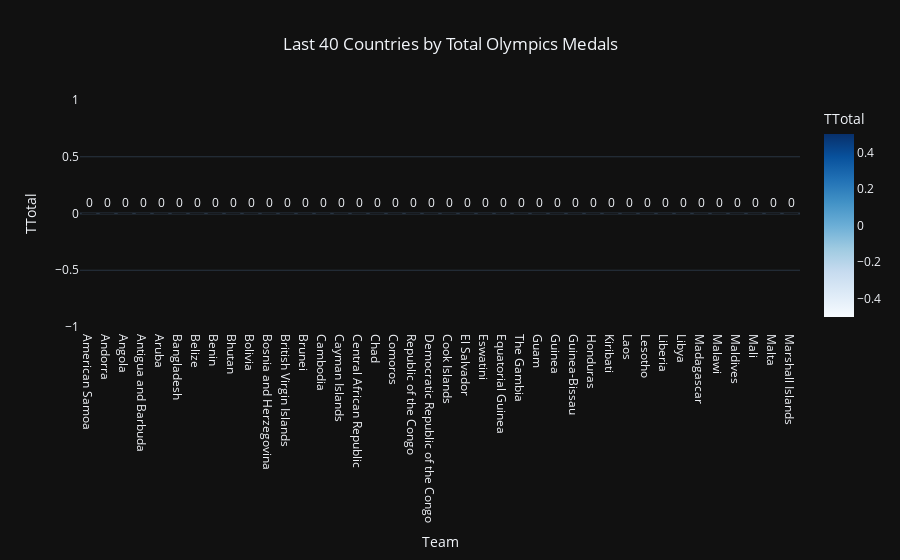

Notebook cell for this chart:
### Markdown cell above
Bar graph of the bottom 40 countries by total medals (Summer + Winter).

### Code cell
last_40_countries = df.nsmallest(40, 'TTotal')
fig_ltotal = px.bar(
    last_40_countries,
    x='Team',
    y='TTotal',
    title='Last 40 Countries by Total Olympics Medals',
    labels={'TTotal': 'TTotal', 'Team': 'Team'},
    color='TTotal',
    color_continuous_scale='Blues', #color paletter
    text='TTotal', #display value on the trace,
)


fig_ltotal.update_traces(texttemplate='%{text:,.0f}', textposition='outside') #template of text and location
fig_ltotal.update_layout(title_x=0.5, template='plotly_dark')
fig_ltotal.show()

### Figure 1 — Plotly figure (JSON) as saved in the notebook; plotly's stock layout.template omitted (floating-point values rounded to 4 significant figures)
{"data": [{"hovertemplate": "Team=%{x}<br>TTotal=%{marker.color}<extra></extra>", "legendgroup": "", "marker": {"color": [0, 0, 0, 0, 0, 0, 0, 0, 0, 0, 0, 0, 0, 0, 0, 0, 0, 0, 0, 0, 0, 0, 0, 0, 0, 0, 0, 0, 0, 0, 0, 0, 0, 0, 0, 0, 0, 0, 0, 0], "coloraxis": "coloraxis", "pattern": {"shape": ""}}, "name": "", "orientation": "v", "showlegend": false, "text": [0.0, 0.0, 0.0, 0.0, 0.0, 0.0, 0.0, 0.0, 0.0, 0.0, 0.0, 0.0, 0.0, 0.0, 0.0, 0.0, 0.0, 0.0, 0.0, 0.0, 0.0, 0.0, 0.0, 0.0, 0.0, 0.0, 0.0, 0.0, 0.0, 0.0, 0.0, 0.0, 0.0, 0.0, 0.0, 0.0, 0.0, 0.0, 0.0, 0.0], "textposition": "outside", "texttemplate": "%{text:,.0f}", "type": "bar", "x": ["American Samoa", "Andorra", "Angola", "Antigua and Barbuda", "Aruba", "Bangladesh", "Belize", "Benin", "Bhutan", "Bolivia", "Bosnia and Herzegovina", "British Virgin Islands", "Brunei", "Cambodia", "Cayman Islands", "Central African Republic", "Chad", "Comoros", "Republic of the Congo", "Democratic Republic of the Congo", "Cook Islands", "El Salvador", "Eswatini", "Equatorial Guinea", "The Gambia", "Guam", "Guinea", "Guinea-Bissau", "Honduras", "Kiribati", "Laos", "Lesotho", "Liberia", "Libya", "Madagascar", "Malawi", "Maldives", "Mali", "Malta", "Marshall Islands"], "xaxis": "x", "y": [0, 0, 0, 0, 0, 0, 0, 0, 0, 0, 0, 0, 0, 0, 0, 0, 0, 0, 0, 0, 0, 0, 0, 0, 0, 0, 0, 0, 0, 0, 0, 0, 0, 0, 0, 0, 0, 0, 0, 0], "yaxis": "y"}], "layout": {"barmode": "relative", "coloraxis": {"colorbar": {"title": {"text": "TTotal"}}, "colorscale": [[0, "rgb(247,251,255)"], [0.125, "rgb(222,235,247)"], [0.25, "rgb(198,219,239)"], [0.375, "rgb(158,202,225)"], [0.5, "rgb(107,174,214)"], [0.625, "rgb(66,146,198)"], [0.75, "rgb(33,113,181)"], [0.875, "rgb(8,81,156)"], [1, "rgb(8,48,107)"]]}, "legend": {"tracegroupgap": 0}, "title": {"text": "Last 40 Countries by Total Olympics Medals", "x": 0.5}, "xaxis": {"anchor": "y", "domain": [0, 1], "title": {"text": "Team"}}, "yaxis": {"anchor": "x", "domain": [0, 1], "title": {"text": "TTotal"}}}}
